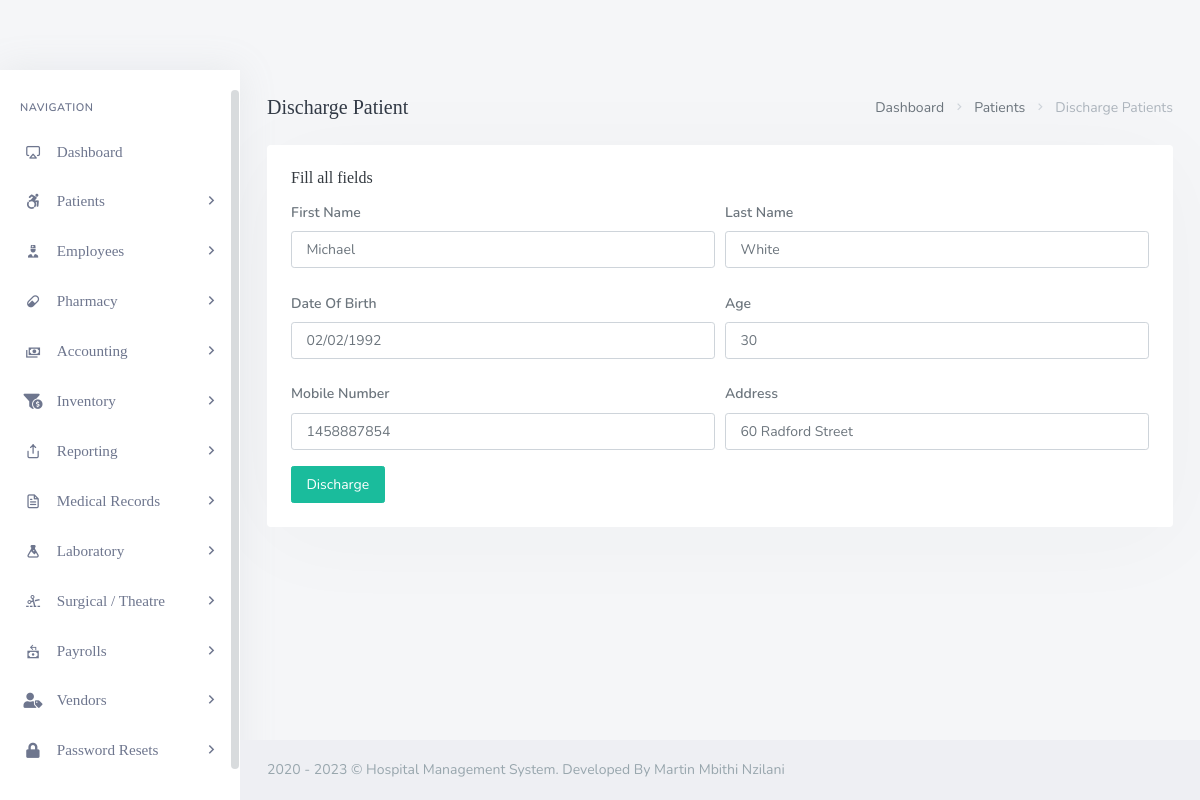
/backend/admin/his_admin_discharge_single_patient.php?pat_id=8, run on the app's committed database.
### tables this page shows
CREATE TABLE `his_patients` (
  `pat_id` int NOT NULL,
  `pat_fname` varchar(200) DEFAULT NULL,
  `pat_lname` varchar(200) DEFAULT NULL,
  `pat_dob` varchar(200) DEFAULT NULL,
  `pat_age` varchar(200) DEFAULT NULL,
  `pat_number` varchar(200) DEFAULT NULL,
  `pat_addr` varchar(200) DEFAULT NULL,
  `pat_phone` varchar(200) DEFAULT NULL,
  `pat_type` varchar(200) DEFAULT NULL,
  `pat_date_joined` timestamp(6) NOT NULL DEFAULT CURRENT_TIMESTAMP(6) ON UPDATE CURRENT_TIMESTAMP(6),
  `pat_ailment` varchar(200) DEFAULT NULL,
  `pat_discharge_status` varchar(200) DEFAULT NULL
);

### backend/admin/his_admin_discharge_single_patient.php (the view, shortened to what this page needs)
--><?php
	include('assets/inc/config.php');
?>
<!DOCTYPE html>
<html lang="en">
<?php include('assets/inc/head.php');?>
<body>
    <div id="wrapper">
        <?php include("assets/inc/sidebar.php");?>
        <div class="content-page">
            <div class="content">
                <div class="container-fluid">
                    <div class="row">
                        <div class="col-12">
                            <div class="page-title-box">
                                <div class="page-title-right">
                                    <ol class="breadcrumb m-0">
                                        <li class="breadcrumb-item"><a href="his_admin_dashboard.php">Dashboard</a></li>
                                        <li class="breadcrumb-item"><a href="javascript: void(0);">Patients</a></li>
                                        <li class="breadcrumb-item active">Discharge Patients</li>
                                    </ol>
                                </div>
                                <h4 class="page-title">Discharge Patient</h4>
                            </div>
                        </div>
                    </div>
                    <?php
                            $pat_id=$_GET['pat_id'];
                            $ret="SELECT  * FROM his_patients WHERE pat_id=?";
                            $stmt= $mysqli->prepare($ret) ;
                            $stmt->bind_param('i',$pat_id);
                            $stmt->execute() ;
                            $res=$stmt->get_result();
                            while($row=$res->fetch_object())
                            {
                        ?>
                    <div class="row">
                        <div class="col-12">
                            <div class="card">
                                <div class="card-body">
                                    <h4 class="header-title">Fill all fields</h4>
                                    <form method="post">
                                        <div class="form-row">
                                            <div class="form-group col-md-6">
                                                <label for="inputEmail4" class="col-form-label">First Name</label>
                                                <input type="text" required="required" value="<?php echo $row->pat_fname;?>" name="pat_fname" class="form-control" id="inputEmail4" placeholder="Patient's First Name">
                                            </div>
                                            <div class="form-group col-md-6">
                                                <label for="inputPassword4" class="col-form-label">Last Name</label>
                                                <input required="required" type="text" value="<?php echo $row->pat_lname;?>" name="pat_lname" class="form-control" id="inputPassword4" placeholder="Patient`s Last Name">
                                            </div>
                                        </div>
                                        <div class="form-row">
                                            <div class="form-group col-md-6">
                                                <label for="inputEmail4" class="col-form-label">Date Of Birth</label>
                                                <input type="text" required="required" value="<?php echo $row->pat_dob;?>" name="pat_dob" class="form-control" id="inputEmail4" placeholder="DD/MM/YYYY">
                                            </div>
                                            <div class="form-group col-md-6">
                                                <label for="inputPassword4" class="col-form-label">Age</label>
                                                <input required="required" type="text" value="<?php echo $row->pat_age;?>" name="pat_age" class="form-control" id="inputPassword4" placeholder="Patient`s Age">
                                            </div>
                                        </div>
                                        <div class="form-row">
                                            <div class="form-group col-md-6">
                                                <label for="inputCity" class="col-form-label">Mobile Number</label>
                                                <input required="required" type="text" value="<?php echo $row->pat_phone;?>" name="pat_phone" class="form-control" id="inputCity">
                                            </div>
                                            <div class="form-group col-md-6">
                                                <label for="inputCity" class="col-form-label">Address</label>
                                                <input required="required" type="text" value="<?php echo $row->pat_addr;?>" name="pat_phone" class="form-control" id="inputCity">
                                            </div>
                                        </div>
                                        <button type="submit" name="discharge_patient" class="ladda-button btn btn-success" data-style="expand-right">Discharge</button>
                                    </form>
                                </div>
                            </div>
                        </div>
                    </div>
                    <?php  }?>
                </div>
            </div>
            <?php include('assets/inc/footer.php');?>
        </div>
    </div>
</body>
</html>

### data on the page
his_patients: pat_fname "Michael", pat_lname "White", pat_dob "02/02/1992", pat_age "30", pat_phone "1458887854", pat_phone "60 Radford Street"
